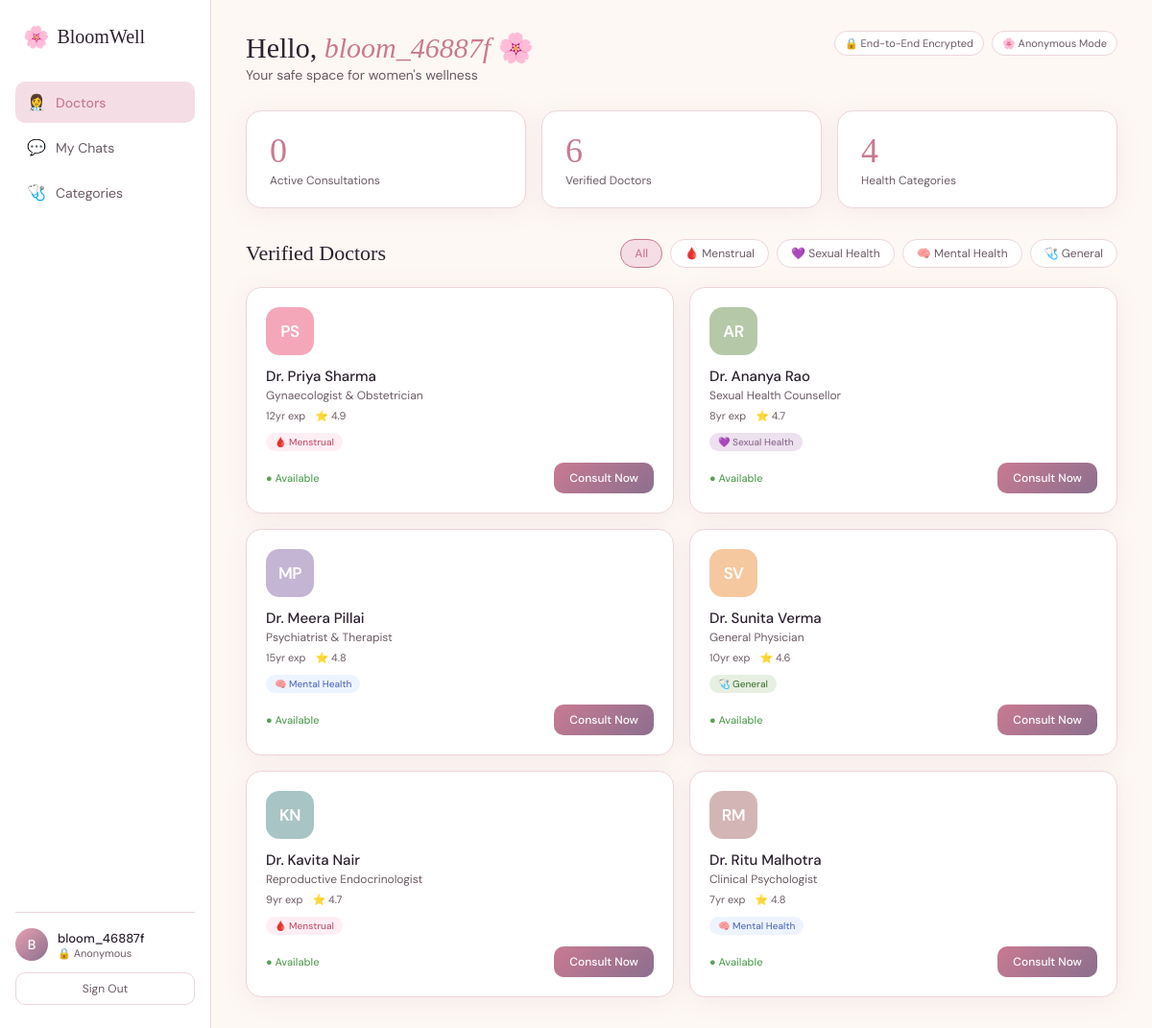
Screenshot of /dashboard (signed in) with the database file from the repository.
### app.py (models this page shows)
class Doctor(db.Model):
    id           = db.Column(db.Integer, primary_key=True)
    name         = db.Column(db.String(100), nullable=False)
    specialty    = db.Column(db.String(100), nullable=False)
    category     = db.Column(db.String(50), nullable=False)   # menstrual / sexual / mental / general
    experience   = db.Column(db.Integer, default=0)
    rating       = db.Column(db.Float, default=4.5)
    avatar_color = db.Column(db.String(20), default='#e8b4c8')
    available    = db.Column(db.Boolean, default=True)

### app.py (the view)
@app.route('/dashboard')
@login_required
def dashboard():
    doctors   = Doctor.query.all()
    username  = session.get('username')
    rooms = db.session.query(Message.room_id).filter(
        Message.room_id.like(f"{session['user_id']}_%")
    ).distinct().all()
    history = []
    for (room_id,) in rooms:
        last_msg = Message.query.filter_by(room_id=room_id).order_by(Message.timestamp.desc()).first()
        doc_id   = int(room_id.split('_')[1])
        doc      = Doctor.query.get(doc_id)
        if doc and last_msg:
            history.append({'doctor': doc, 'last_msg': last_msg, 'room_id': room_id})
    return render_template('dashboard.html', doctors=doctors, username=username, history=history)

### app.py (called while the page is built)
def login_required(f):
    from functools import wraps
    @wraps(f)
    def decorated(*args, **kwargs):
        if 'user_id' not in session:
            return redirect(url_for('login'))
        return f(*args, **kwargs)
    return decorated

### templates/dashboard.html (shortened to what this page needs)
<!DOCTYPE html>
<html lang="en">
<head>
<link rel="stylesheet" href="{{ url_for('static', filename='style.css') }}"/>
</head>
<body class="app-page">
<aside class="sidebar">
  <div class="sidebar-brand">
    <span class="brand-icon-sm">🌸</span>
    <span class="brand-text">BloomWell</span>
  </div>
  <nav class="sidebar-nav">
    <a href="#doctors" class="nav-item active" onclick="showSection('doctors', this)">
      <span class="nav-icon">👩‍⚕️</span> Doctors
    </a>
    <a href="#history" class="nav-item" onclick="showSection('history', this)">
      <span class="nav-icon">💬</span> My Chats
    </a>
    <a href="#categories" class="nav-item" onclick="showSection('categories', this)">
      <span class="nav-icon">🩺</span> Categories
    </a>
  </nav>
  <div class="sidebar-footer">
    <div class="user-badge">
      <div class="user-avatar-sm">{{ username[0].upper() }}</div>
      <div>
        <div class="user-name-sm">{{ username }}</div>
        <div class="user-status">🔒 Anonymous</div>
      </div>
    </div>
    <a href="/logout" class="logout-btn">Sign Out</a>
  </div>
</aside>
<main class="main-content">
  <header class="dash-header">
    <div>
      <h2 class="dash-greeting">Hello, <em>{{ username }}</em> 🌸</h2>
      <p class="dash-sub">Your safe space for women's wellness</p>
    </div>
    <div class="header-badges">
      <span class="badge-secure">🔒 End-to-End Encrypted</span>
      <span class="badge-anon">🌸 Anonymous Mode</span>
    </div>
  </header>
  <div class="stats-row">
    <div class="stat-card">
      <div class="stat-num">{{ history|length }}</div>
      <div class="stat-label">Active Consultations</div>
    </div>
    <div class="stat-card">
      <div class="stat-num">{{ doctors|length }}</div>
      <div class="stat-label">Verified Doctors</div>
    </div>
    <div class="stat-card">
      <div class="stat-num">4</div>
      <div class="stat-label">Health Categories</div>
    </div>
  </div>
  <section id="section-doctors" class="dash-section">
    <div class="section-header">
      <h3 class="section-title">Verified Doctors</h3>
      <div class="filter-pills">
        <button class="pill active" onclick="filterDoctors('all', this)">All</button>
        <button class="pill" onclick="filterDoctors('menstrual', this)">🩸 Menstrual</button>
        <button class="pill" onclick="filterDoctors('sexual', this)">💜 Sexual Health</button>
        <button class="pill" onclick="filterDoctors('mental', this)">🧠 Mental Health</button>
        <button class="pill" onclick="filterDoctors('general', this)">🩺 General</button>
      </div>
    </div>
    <div class="doctor-grid" id="doctor-grid">
      {% for doc in doctors %}
      <div class="doctor-card" data-category="{{ doc.category }}">
        <div class="doc-avatar" style="background:{{ doc.avatar_color }}">
          {{ doc.name.split()[1][0] }}{{ doc.name.split()[2][0] if doc.name.split()|length > 2 else '' }}
        </div>
        <div class="doc-info">
          <div class="doc-name">{{ doc.name }}</div>
          <div class="doc-specialty">{{ doc.specialty }}</div>
          <div class="doc-meta">
            <span class="doc-exp">{{ doc.experience }}yr exp</span>
            <span class="doc-rating">⭐ {{ doc.rating }}</span>
          </div>
          <span class="doc-category-badge cat-{{ doc.category }}">
            {% if doc.category == 'menstrual' %}🩸 Menstrual
            {% elif doc.category == 'sexual' %}💜 Sexual Health
            {% elif doc.category == 'mental' %}🧠 Mental Health
            {% else %}🩺 General{% endif %}
          </span>
        </div>
        <div class="doc-actions">
          <div class="availability {% if doc.available %}avail-yes{% else %}avail-no{% endif %}">
            {% if doc.available %}● Available{% else %}○ Busy{% endif %}
          </div>
          <a href="/chat/{{ doc.id }}" class="btn-consult {% if not doc.available %}disabled{% endif %}">
            Consult Now
          </a>
        </div>
      </div>
      {% endfor %}
    </div>
  </section>
</main>
</body>
</html>

### rows the page displays
Doctor: name "P", name.split|length "S", name "Dr. Priya Sharma", specialty "Gynaecologist & Obstetrician", experience "12", rating "4.9", category "🩸 Menstrual", available "● Available"
Doctor: name "A", name.split|length "R", name "Dr. Ananya Rao", specialty "Sexual Health Counsellor", experience "8", rating "4.7", category "💜 Sexual Health", available "● Available"
Doctor: name "M", name.split|length "P", name "Dr. Meera Pillai", specialty "Psychiatrist & Therapist", experience "15", rating "4.8", category "🧠 Mental Health", available "● Available"
Doctor: name "S", name.split|length "V", name "Dr. Sunita Verma", specialty "General Physician", experience "10", rating "4.6", category "🩺 General", available "● Available"
Doctor: name "K", name.split|length "N", name "Dr. Kavita Nair", specialty "Reproductive Endocrinologist", experience "9", rating "4.7", category "🩸 Menstrual", available "● Available"
Doctor: name "R", name.split|length "M", name "Dr. Ritu Malhotra", specialty "Clinical Psychologist", experience "7", rating "4.8", category "🧠 Mental Health", available "● Available"

### other values shown
{{ username[0].upper() }} "B"
{{ username }} "bloom_46887f"
{{ history|length }} "0"
{{ doctors|length }} "6"
